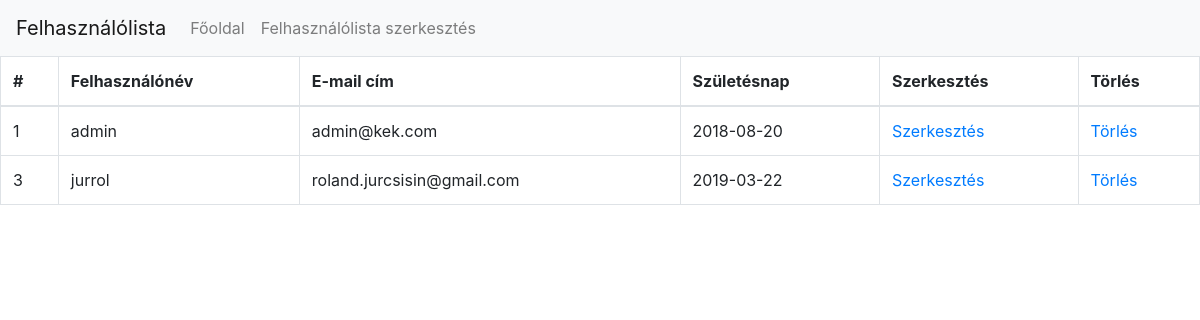
The app's page /update/listUser.php (signed in) with its own data.
### tables this page shows
CREATE TABLE `users` (
  `id` int(11) NOT NULL,
  `username` varchar(255) NOT NULL,
  `password` varchar(255) NOT NULL,
  `email` varchar(255) NOT NULL,
  `birthday` date NOT NULL
);

### db.php (called while the page is built, shortened)
<?php
class db{
	private static $host = "localhost:3306";
	private static $username = "root";
	private static $password = "";
	private static $database = "konyvtar";
	private static $coding = "utf8";
	private static $instance = null;
	private $connection = "";
	public function __construct(){
		$this->connection = mysqli_connect(self::$host,self::$username,self::$password);
		if(mysqli_connect_errno($this->connection)){
			die("Could not connect mysqli database");
		}else{
			mysqli_select_db($this->connection,self::$database);
			mysqli_set_charset($this->connection,self::$coding);
		}
	}
	public static function get(){
		if(is_null(self::$instance)){
			self::$instance = new db();
		}
		return self::$instance;
	}
	public function query($queryString){
		$result = mysqli_query($this->connection,$queryString);
		return $result;
	}
	public function getArray($queryString){
		$result = $this->query($queryString);
		$rows = array();
		while($row = mysqli_fetch_assoc($result)){
			$rows[] = $row;
		}
		return $rows;
	}
}
?>

### update/listUser.php (the view, shortened to what this page needs)
<?php
	require_once "../db.php";
?>
<!DOCTYPE html>
<html>
<head>
	<?php require_once("../head.php"); ?>
</head>
<body class="bg">
	<nav class="navbar navbar-expand-lg navbar-light bg-light">
		<a class="navbar-brand" href="#">Felhasználólista</a>
		<div class="collapse navbar-collapse" id="navbarNav">
			<ul class="navbar-nav">
			<?php if($_SESSION["username"] == "admin"): ?>
				<li class="nav-item">
					<a class="nav-link" href="../list.php">Főoldal</a>
				</li>
				<li class="nav-item">
					<a class="nav-link" href="listUser.php">Felhasználólista szerkesztés</a>
				</li>
			<?php endif; ?>
			</ul>
		</div>
	</nav>
	<?php
		$selectString = "SELECT * FROM users";
		$db = db::get();
		$allusers = $db->getArray($selectString);
	?>
<!DOCTYPE html>
<html>
	<head>
	</head>
	<body>
		<?php if(count($allusers) == 0):?>
			Jelenleg nincs egy kategória sem!
		<?php else:?>
			<table class="table table-bordered">
				<thead>
					<tr>
						<th>#</th>
						<th>Felhasználónév</th>
						<th>E-mail cím</th>
						<th>Születésnap</th>
						<th>Szerkesztés</th>
						<th>Törlés</th>
					</tr>
				</thead>
				<tbody>
			<?php foreach($allusers as $users):?>
				<tr>
					<td><?php echo $users["id"]; ?></td>
					<td><?php echo $users["username"]; ?></td>
					<td><?php echo $users["email"]; ?></td>
					<td><?php echo $users["birthday"]; ?></td>
					<td><a href="updateUser.php?usersid=<?php echo $users["id"];?>">Szerkesztés</a></td>
					<td><a href="deleteUser.php?usersid=<?php echo $users["id"];?> ">Törlés</a></td>
				</tr>
			<?php endforeach;?>
		<?php endif;?>
	</body>
</html>

### update/listUser.php (style rules this page uses)
.bg { background-image: url("http://www.budaorsiinfo.hu/wp-content/uploads/2013/12/konyv_illusztr.jpg"); background-size: cover; background-repeat: none; }

### records on screen
users: id "1", username "admin", email "admin@kek.com", birthday "2018-08-20"
users: id "3", username "jurrol", email "roland.jurcsisin@gmail.com", birthday "2019-03-22"
